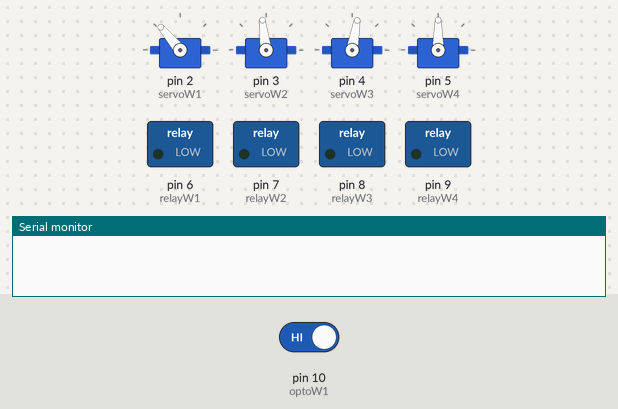
Bench run of a sketch on a simulated Arduino Uno, built with avr-gcc and run on an emulated ATmega328P. Shown: 4 × servo, switched loads named in the sketch (green lamp = pin HIGH), the last lines printed to the serial monitor. Inputs (shaded band) come from the test bench; at power-on: pin 10 (optoW1) HIGH.

Above: at 2.2 s.
2.3 s: pin 10 (optoW1) driven LOW
At 3.1 s:
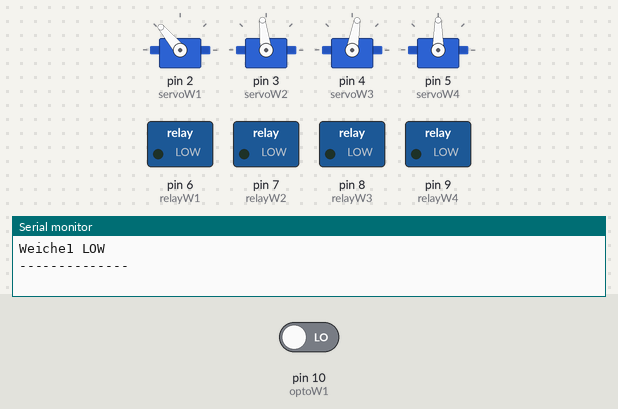
5.6 s: pin 10 (optoW1) driven HIGH
At 9.1 s:
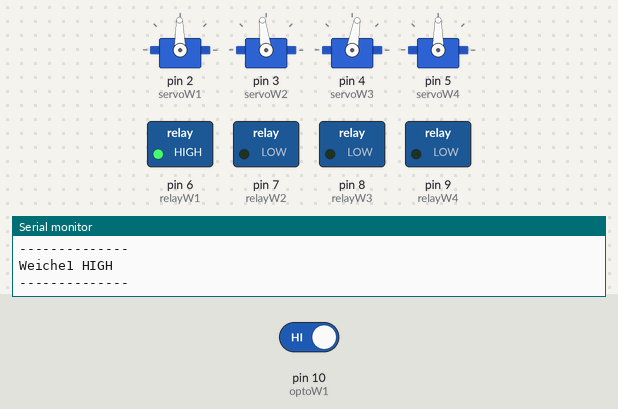
9.2 s: pin 10 (optoW1) driven LOW
At 11.61 s:
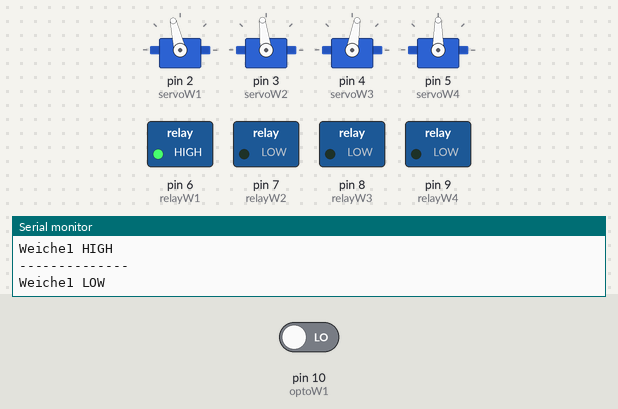
Timing chart, 0 to 14.5 s (numbered marks = the images above; inputs shaded):
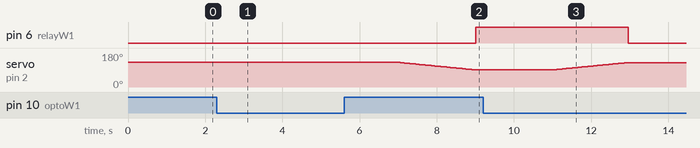

Measured:
- after the input at 2.3 s, pin 6 (relayW1): stays LOW (without the input it goes to HIGH after 2.7 s); servo on pin 2 (servoW1): stays 130° (without the input it goes to 129° after 0.75 s)
- after the input at 5.6 s, pin 6 (relayW1): LOW → HIGH after 3.4 s; servo on pin 2 (servoW1): moves from 130° to 91° over 1.9 s, starting after 1.5 s
- after the input at 9.2 s, pin 6 (relayW1): HIGH → LOW after 3.8 s; servo on pin 2 (servoW1): moves from 91° to 129° over 1.9 s, starting after 1.9 s

The sketch:

CommandUnit_13_v1.ino
```cpp
/*
 * mecs Weichensteuerung
 * B.Etter 30.09.2018
 */

/*
 * Steuereinheit 10
 * Version 1
 */
#include <Servo.h>

//Weiche 1 Einstellungen(müssen pro Weichen angepasst werden)
#define W1_Hi_Winkel 130
#define W1_Lo_Winkel 90
#define W1_Geschwindigkeit 50

//Weiche 2 Einstellungen(müssen pro Weichen angepasst werden)
#define W2_Hi_Winkel 97
#define W2_Lo_Winkel 40
#define W2_Geschwindigkeit 5

//Weiche 3 Einstellungen(müssen pro Weichen angepasst werden)
#define W3_Hi_Winkel 80
#define W3_Lo_Winkel 30
#define W3_Geschwindigkeit 5

//Weiche 4 Einstellungen(müssen pro Weichen angepasst werden)
#define W4_Hi_Winkel 90
#define W4_Lo_Winkel 40
#define W4_Geschwindigkeit 5


//Nicht verändern!!
#define optoW1 10
#define optoW2 11
#define optoW3 12
#define optoW4 13

#define relayW1 6
#define relayW2 7
#define relayW3 8
#define relayW4 9

#define servoW1 2
#define servoW2 3
#define servoW3 4
#define servoW4 5

#define hi HIGH
#define lo LOW

Servo servoObjW1;
Servo servoObjW2;
Servo servoObjW3;
Servo servoObjW4;

void setup() {
  Serial.begin(19200);

  pinMode(optoW1,INPUT);
  pinMode(relayW1,OUTPUT);
  pinMode(servoW1,OUTPUT);
  servoObjW1.attach(servoW1);
  servoObjW1.write(W1_Hi_Winkel);


  pinMode(optoW2,INPUT);
  pinMode(relayW2,OUTPUT);
  pinMode(servoW2,OUTPUT);
  servoObjW2.attach(servoW2);
  servoObjW2.write(W2_Hi_Winkel);

  pinMode(optoW3,INPUT);
  pinMode(relayW3,OUTPUT);
  pinMode(servoW3,OUTPUT);
  servoObjW3.attach(servoW3);
  servoObjW3.write(W3_Hi_Winkel);

  pinMode(optoW4,INPUT);
  pinMode(relayW4,OUTPUT);
  pinMode(servoW4,OUTPUT);
  servoObjW4.attach(servoW4);
  servoObjW4.write(W4_Hi_Winkel);

  delay(1000);
}

// TODO: Attach noch anpassen

void loop() {
  delay(2000);

/*
 * Weiche 1
 */
  if (digitalRead(optoW1) == lo) {
    Serial.println("Weiche1 LOW");
    if (!servoObjW1.attached()) {
      servoObjW1.attach(servoW1);
      delay(200);
    }

    if (servoObjW1.read() != W1_Hi_Winkel){
      for (int pulselen = servoObjW1.read(); pulselen < W1_Hi_Winkel; pulselen++) {
        servoObjW1.write(pulselen);
        delay(W1_Geschwindigkeit);
      }
    }
    digitalWrite(relayW1,lo);

  } else {
    Serial.println("Weiche1 HIGH");
    if (!servoObjW1.attached()) {
      servoObjW1.attach(servoW1);
      delay(10);
    }

    if (servoObjW1.read() != W1_Lo_Winkel){
      for (int pulselen = servoObjW1.read(); pulselen > W1_Lo_Winkel; pulselen--) {
        servoObjW1.write(pulselen);
        delay(W1_Geschwindigkeit);
      }
    }
    digitalWrite(relayW1,hi);
  }

  Serial.println("--------------");
}
```
